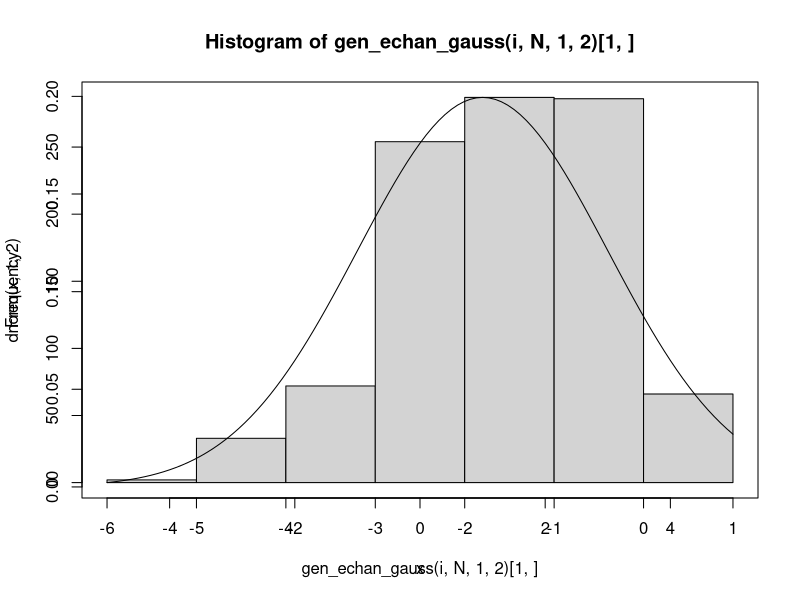
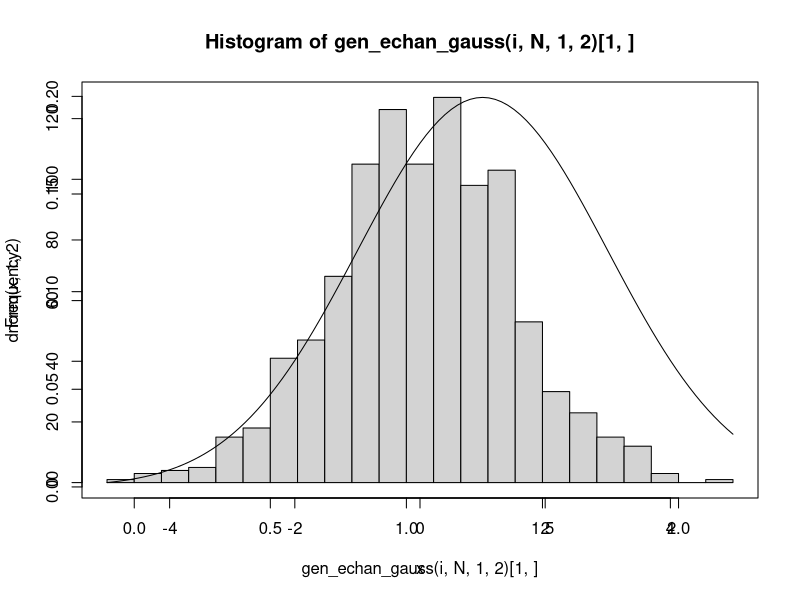
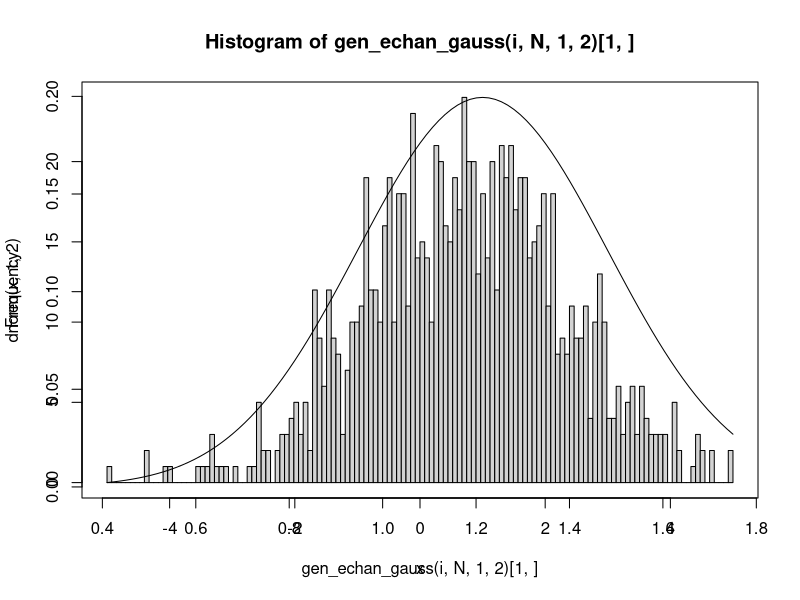

R code for these plots, in order: (Note: this script raises an error after producing the figures.)
## ---- chunk 1
N<-1000
n<-c(5,30,100)
#Fonction calculant la moyenne empirique pour un vecteur donné
moy_empirique <- function(vecteur){
 sum<-0
 for (i in vecteur){
   sum<-sum + i
 }
 return (sum/(length(vecteur)))
}

#Calcul de la variance emmpirique pour un vecteur donné
var_empirique <- function(vecteur){
  moy<-moy_empirique(vecteur)
  sum<-0
  for (i in vecteur){
    sum <- sum  + (i-moy)*(i-moy)
  }
  return ( sum/(length(vecteur)-1))
}


## ---- chunk 2
gen_echan_gauss <- function(n,N,mu,sigma){
    x <- rnorm(n,mu,sigma)
    aleatoire <- function(x1,n1){
      y <- sample(x1,n1,replace=TRUE)
      moy_sd <- c(moy_empirique(y),var_empirique(y))
     return(moy_sd)
    }
  result <- sapply(1:N,function(w) aleatoire(x,n))
  
  return(result)
}
hist_mul <- function(n){
  for (i in n){
    hist(gen_echan_gauss(i,N,1,2)[1,],breaks=i)
    t <- seq(-10,10,by=0.5)
x <- dnorm(t,1,2)
par(new=TRUE)
#plot(x)
curve(dnorm(x,1,2),-5,5)
  }
}
#hist_moy(function(n){return (rnorm(n,mean=1,sd=2))},"Distribution Gausienne N(1,2)")
hist_mul(n)

## ---- chunk 3
#Fonction que trace l'histogramme pour la loi centrée réduite. Pour varier, j'ai utilisé ici une autre manière de créer un échantillon.
moy_norm_hist <- function(law,title){
  for (j in n){
    sample <-law(j*N)
    Xn <- moy_empirique(sample)
    Un <- c()
    for (i in 1:N){
      sample2 <- sample[((i-1)*j + 1): (i*j)]
      ani <- moy_empirique(sample2)
      bni <- var_empirique(sample2) / sqrt(j)
      Uni <- (Xn - ani)/ bni
      Un <- c(Un,Uni)
    }
    hist(Un, xlab=paste("Moyenne empirique centrée réduite pour une taille=",j),main=title,breaks=j)
  }
}
mean(gen_echan_gauss(100,1000,1,2))
#moy_empirique(gen_echan_gauss(10000,10000,1,2))
moy_norm <- function(n,N,mu,sigma){
  Xn <- gen_echan_gauss(n,N,mu,sigma)[1,]
  Un <- c()
  for (i in Xn){
    an <- mu
    bn <- sqrt(sigma*sigma/n)
    Un <- c(Un,(i-an)/bn)
  }
  return(Un)
}
#hist(moy_norm(1000,10000,1,2),breaks=100)
#moy_norm_hist(function(n) {return (rnorm(n , mean=1, sd=2))},"Distribution gaussienne N(1,2)")
#t <- seq(-10,10,by=0.5)
#x <- dnorm(t)
#par(new=TRUE)
#curve(dnorm(x),-3,3)
## ---- chunk 4
library("rmutil")
gen_echan_pareto <- function(n,N,a,alpha){
    x <- rpareto(n,a,alpha)
    aleatoire <- function(x1,n1){
      y <- sample(x1,n1,replace=TRUE)
      moy_sd <- c(moy_empirique(y),var_empirique(y))
     return(moy_sd)
    }
  result <- sapply(1:N,function(w) aleatoire(x,n))
  
  return(result)
}

hist_mul <- function(n){
  for (i in n){
    hist(gen_echan_pareto(i,N,1.0,2.5)[1,],breaks=i)
    t <- seq(-10,10,by=0.5)
x <- dnorm(t,1,2)
par(new=TRUE)
plot(x)
  }
}
gen_echan_law_norm <- function(law,a,alpha){
  for (i in n){
    SampleMeans <- sapply(1:N,function(i) moy_empirique(sample(law(i),n,replace=TRUE)))
    Un <-c()
    an <- (a*alpha)/(alpha-1)
    bn <- an*sqrt(alpha/(alpha-2))
    Un <- (SampleMeans - an)/bn 
    hist(Un,prob=TRUE,xlab="moyenne",breaks=i)
    curve(dnorm(x,0,1),add=TRUE,col="blue",-5,5)
  }
}
l<-c(1000)
gen_echan_law_norm(function(l) {return (rpareto(l,1,3))},1,3)
#hist_moy(function(n){return (rnorm(n,mean=1,sd=2))},"Distribution Gausienne N(1,2)")
#moy_norm_hist(function(n) rpareto(n,1,2.5),"AAA")
#hist_mul(n)

moy_norm_pareto <- function(n,N,a,alpha){
  Xn <- gen_echan_pareto(n,N,a,alpha)[1,]
  Un <- c()
  #an <- mean(Xn) 
  #bn <-sqrt(sd(Xn))
  an <- alpha*a/(alpha-1)
  bn <- (alpha*a)/(alpha-1)*sqrt(alpha/(alpha-2))/sqrt(n)
  for (i in Xn){
    
    Un <- c(Un,(i-an)/bn)
  }
  return(Un)
}

hist(moy_norm_pareto(100,1000,1.0,3),breaks=100)
## ---- chunk 5
gen_echan_poisson <- function(n,N,lambda){
    x <- rpois(n,lambda)
    aleatoire <- function(x1,n1){
      y <- sample(x1,n1,replace=TRUE)
      moy_sd <- c(mean(y),sd(y))
     return(moy_sd)
    }
  result <- sapply(1:N,function(w) aleatoire(x,n))
  
  return(result)
}

hist_mul <- function(n){
  for (i in n){
    hist(gen_echan_poisson(i,N,1)[1,],breaks=i)
    t <- seq(-10,10,by=0.5)
x <- dnorm(t,1,2)
par(new=TRUE)
plot(x)
  }
}
#hist_moy(function(n){return (rnorm(n,mean=1,sd=2))},"Distribution Gausienne N(1,2)")
#hist_mul(n)
gen_echan_law_norm <- function(law,lambda){
  for (i in n){
    SampleMeans <- sapply(1:N,function(w) moy_empirique(sample(law(i),n,replace=TRUE)))
    Un <-c()
    an <- lambda
    bn <- lambda/sqrt(i)
    Un <- (SampleMeans - an)/bn 
    hist(Un,prob=TRUE,xlab="moyenne",breaks=i)
    curve(dnorm(x,0,1),add=TRUE,col="blue",-5,5)
  }
}

gen_echan_law_norm(function(n) {return (rpois(n,3))},3)

moy_norm_poisson <- function(n,N,lambda){
  Xn <- gen_echan_poisson(n,N,lambda)[1,]
  Un <- c()
  an <- mean(Xn)
  bn <- sqrt(sd(gen_echan_poisson(n,N,lambda)[,1]))
  for (i in Xn){
    
    Un <- c(Un,(i-an)/bn)
  }
  return(Un)
}

#hist(moy_norm_poisson(100,1000,1),breaks=100)
